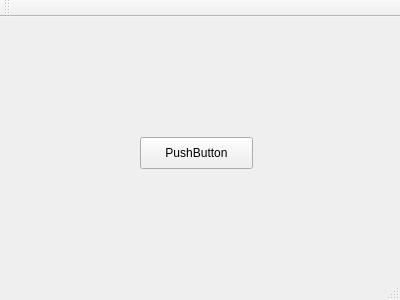
<?xml version="1.0" encoding="UTF-8"?>
<ui version="4.0">
 <class>Juego</class>
 <widget class="QMainWindow" name="Juego">
  <property name="geometry">
   <rect>
    <x>0</x>
    <y>0</y>
    <width>400</width>
    <height>300</height>
   </rect>
  </property>
  <property name="windowTitle">
   <string>Juego</string>
  </property>
  <widget class="QWidget" name="centralWidget">
   <widget class="QPushButton" name="pushButton">
    <property name="geometry">
     <rect>
      <x>140</x>
      <y>120</y>
      <width>113</width>
      <height>32</height>
     </rect>
    </property>
    <property name="text">
     <string>PushButton</string>
    </property>
   </widget>
  </widget>
  <widget class="QMenuBar" name="menuBar">
   <property name="geometry">
    <rect>
     <x>0</x>
     <y>0</y>
     <width>400</width>
     <height>22</height>
    </rect>
   </property>
  </widget>
  <widget class="QToolBar" name="mainToolBar">
   <attribute name="toolBarArea">
    <enum>TopToolBarArea</enum>
   </attribute>
   <attribute name="toolBarBreak">
    <bool>false</bool>
   </attribute>
  </widget>
  <widget class="QStatusBar" name="statusBar"/>
 </widget>
 <layoutdefault spacing="6" margin="11"/>
 <resources/>
 <connections/>
</ui>
